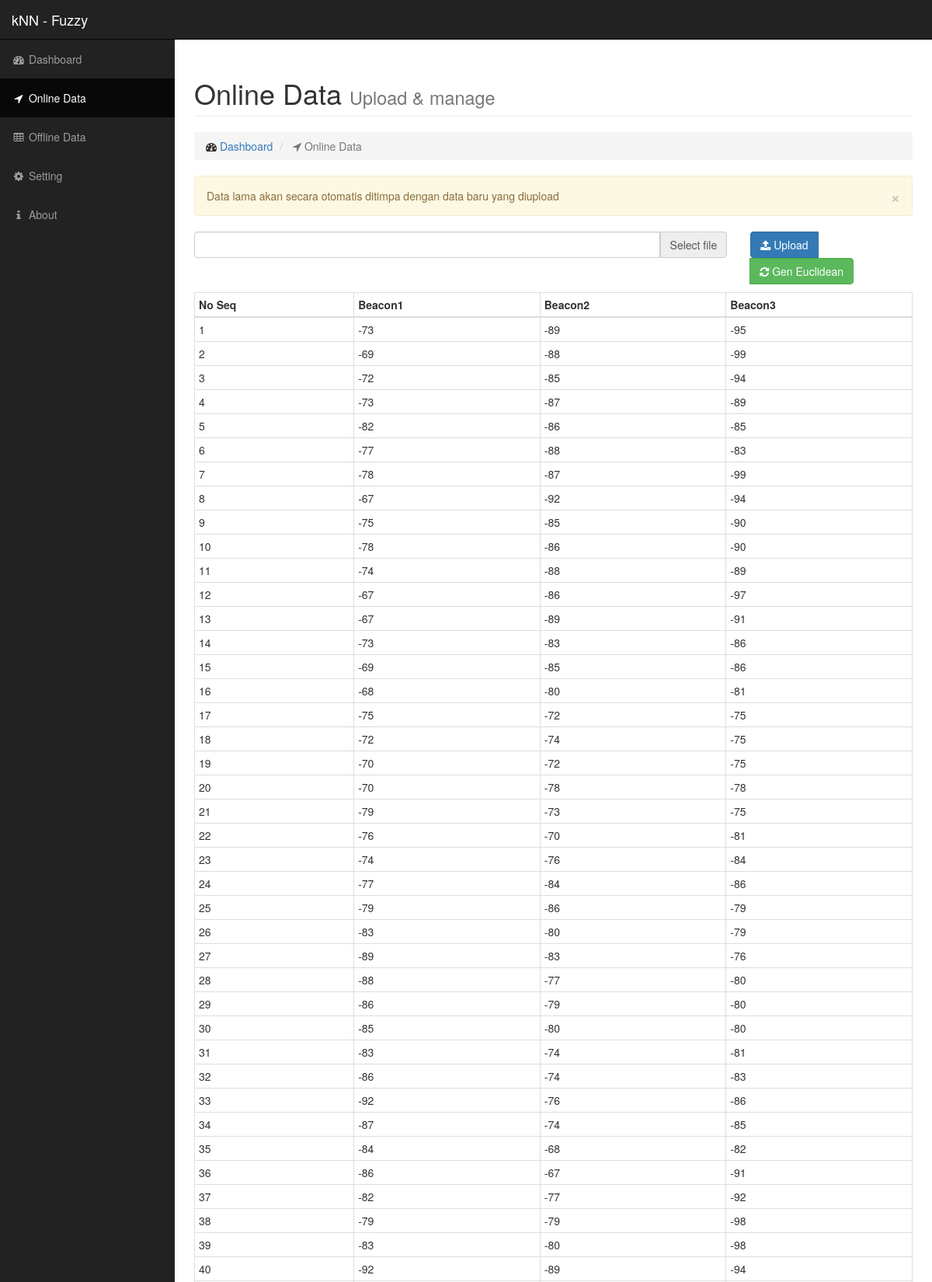
Screenshot of /online.php (upper part) with the database file from the repository.
### tables this page shows
CREATE TABLE mst_online (
			seq INTEGER  PRIMARY KEY, 
			beacon1 REAL, 
			beacon2 REAL, 
			beacon3 REAL
			);

### online.php (the view, shortened to what this page needs)
<?php
include('include/common_function.php');
include('include/header.php');
?>
<link rel="stylesheet" type="text/css" href="css/plugins/fileinput.css">
<div class="container-fluid">
<div class="row">
    <div class="col-lg-12">
        <h1 class="page-header">
            Online Data
            <small>Upload &amp; manage</small>
        </h1>
        <ol class="breadcrumb">
            <li>
                <i class="fa fa-dashboard"></i>  <a href="index.php">Dashboard</a>
            </li>
            <li class="active">
                <i class="fa fa-location-arrow"></i> Online Data
            </li>
        </ol>
    </div>
</div>
<div class="alert alert-warning" id="alert-upload">
<button type="button" class="close" data-dismiss="alert" aria-label="Close"><span aria-hidden="true">&times;</span></button>
Data lama akan secara otomatis ditimpa dengan data baru yang diupload
</div>
<form method="post" enctype="multipart/form-data" id="upload-form"  >
<div class="row">
    <div class="col-lg-9">
        <div class="fileinput fileinput-new input-group" data-provides="fileinput">
          <div class="form-control" data-trigger="fileinput"><i class="fa fa-file fileinput-exists"></i> <span class="fileinput-filename"></span></div>
          <span class="input-group-addon btn btn-default btn-file"><span class="fileinput-new">Select file</span><span class="fileinput-exists">Change</span><input type="file" name="file"></span>
        </div>
    </div>
    <div class="col-lg-3">
        <div class="btn-group pull-right">
            <button type="submit" name="upload" class="btn btn-primary"><i class="fa fa-upload"></i> Upload</button>
            <a href="#" class="btn btn-success" id ="btn-euclidean" data-gen-text="<i class='fa fa-refresh fa-spin'></i> Generating..."><i class="fa fa-refresh"></i> Gen Euclidean</a>
        </div>
    </div>
</div>
</form>
<?php
$result = $db->query('select * from mst_online order by seq');
 ?>
<div class="row">
    <div class="col-md-12">
        <table class="table table-bordered table-condensed">
            <thead>
                <tr>
                    <th>No Seq</th>
                    <th>Beacon1</th>
                    <th>Beacon2</th>
                    <th>Beacon3</th>
                </tr>
            </thead>
            <tbody>
            <?php
            if($result!==false) {
                foreach ($result as $row) {
            ?>
                <tr>
                    <td><?php echo $row['seq'] ?></td>
                    <td><?php echo $row['beacon1'] ?></td>
                    <td><?php echo $row['beacon2'] ?></td>
                    <td><?php echo $row['beacon3'] ?></td>
                </tr>
                <?php
            }
                 } else {?>
                <tr>
                    <td colspan="3">Data are empty</td>
                </tr>
                <?php } ?>
            </tbody>
        </table>
    </div>
</div>
</div>
<?php
include('include/footer.php');
?>

### css/sb-admin.css (style rules this page uses)
body { margin-top: 100px; background-color: #222; }
@media (min-width:768px) { body { margin-top: 50px; } }

### rows the page displays
mst_online: seq "1", beacon1 "-73", beacon2 "-89", beacon3 "-95"
mst_online: seq "2", beacon1 "-69", beacon2 "-88", beacon3 "-99"
mst_online: seq "3", beacon1 "-72", beacon2 "-85", beacon3 "-94"
mst_online: seq "4", beacon1 "-73", beacon2 "-87", beacon3 "-89"
mst_online: seq "5", beacon1 "-82", beacon2 "-86", beacon3 "-85"
mst_online: seq "6", beacon1 "-77", beacon2 "-88", beacon3 "-83"
mst_online: seq "7", beacon1 "-78", beacon2 "-87", beacon3 "-99"
mst_online: seq "8", beacon1 "-67", beacon2 "-92", beacon3 "-94"
mst_online: seq "9", beacon1 "-75", beacon2 "-85", beacon3 "-90"
mst_online: seq "10", beacon1 "-78", beacon2 "-86", beacon3 "-90"
mst_online: seq "11", beacon1 "-74", beacon2 "-88", beacon3 "-89"
mst_online: seq "12", beacon1 "-67", beacon2 "-86", beacon3 "-97"
mst_online: seq "13", beacon1 "-67", beacon2 "-89", beacon3 "-91"
mst_online: seq "14", beacon1 "-73", beacon2 "-83", beacon3 "-86"
mst_online: seq "15", beacon1 "-69", beacon2 "-85", beacon3 "-86"
mst_online: seq "16", beacon1 "-68", beacon2 "-80", beacon3 "-81"
mst_online: seq "17", beacon1 "-75", beacon2 "-72", beacon3 "-75"
mst_online: seq "18", beacon1 "-72", beacon2 "-74", beacon3 "-75"
mst_online: seq "19", beacon1 "-70", beacon2 "-72", beacon3 "-75"
mst_online: seq "20", beacon1 "-70", beacon2 "-78", beacon3 "-78"
mst_online: seq "21", beacon1 "-79", beacon2 "-73", beacon3 "-75"
mst_online: seq "22", beacon1 "-76", beacon2 "-70", beacon3 "-81"
mst_online: seq "23", beacon1 "-74", beacon2 "-76", beacon3 "-84"
mst_online: seq "24", beacon1 "-77", beacon2 "-84", beacon3 "-86"
mst_online: seq "25", beacon1 "-79", beacon2 "-86", beacon3 "-79"
mst_online: seq "26", beacon1 "-83", beacon2 "-80", beacon3 "-79"
mst_online: seq "27", beacon1 "-89", beacon2 "-83", beacon3 "-76"
mst_online: seq "28", beacon1 "-88", beacon2 "-77", beacon3 "-80"
mst_online: seq "29", beacon1 "-86", beacon2 "-79", beacon3 "-80"
mst_online: seq "30", beacon1 "-85", beacon2 "-80", beacon3 "-80"
mst_online: seq "31", beacon1 "-83", beacon2 "-74", beacon3 "-81"
mst_online: seq "32", beacon1 "-86", beacon2 "-74", beacon3 "-83"
mst_online: seq "33", beacon1 "-92", beacon2 "-76", beacon3 "-86"
mst_online: seq "34", beacon1 "-87", beacon2 "-74", beacon3 "-85"
mst_online: seq "35", beacon1 "-84", beacon2 "-68", beacon3 "-82"
mst_online: seq "36", beacon1 "-86", beacon2 "-67", beacon3 "-91"
mst_online: seq "37", beacon1 "-82", beacon2 "-77", beacon3 "-92"
mst_online: seq "38", beacon1 "-79", beacon2 "-79", beacon3 "-98"
mst_online: seq "39", beacon1 "-83", beacon2 "-80", beacon3 "-98"
mst_online: seq "40", beacon1 "-92", beacon2 "-89", beacon3 "-94"

### other values shown
$app_name "kNN - Fuzzy"
